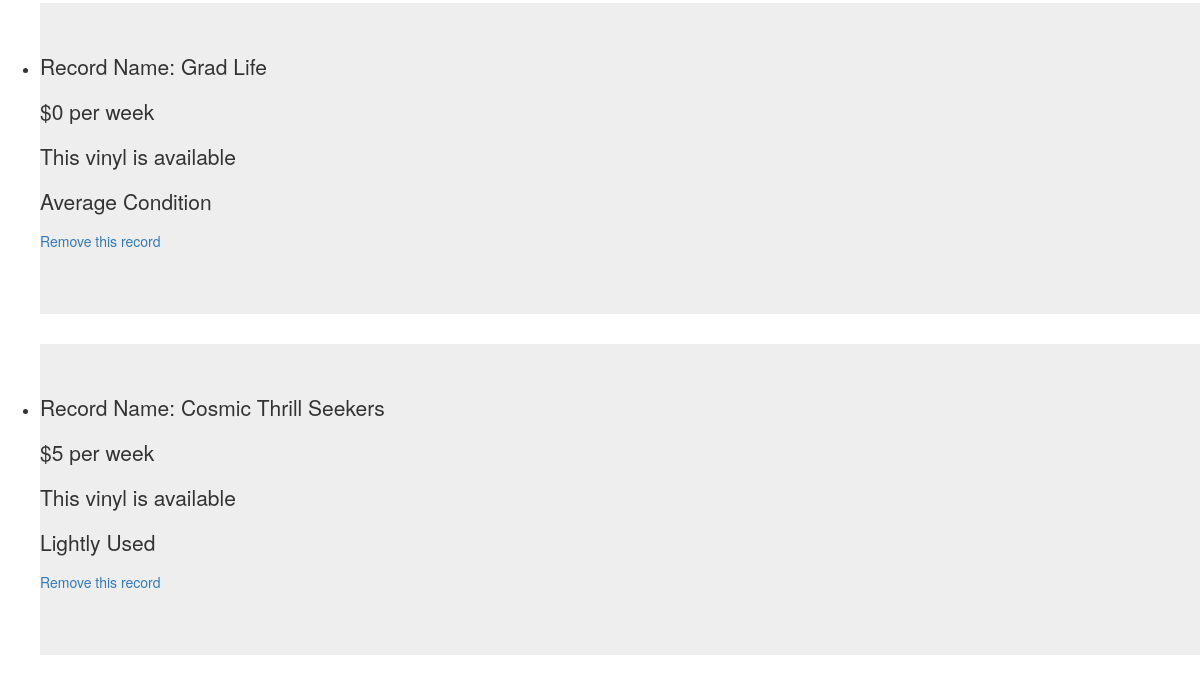
/ (lower part), run on an earlier commit of the app's database.
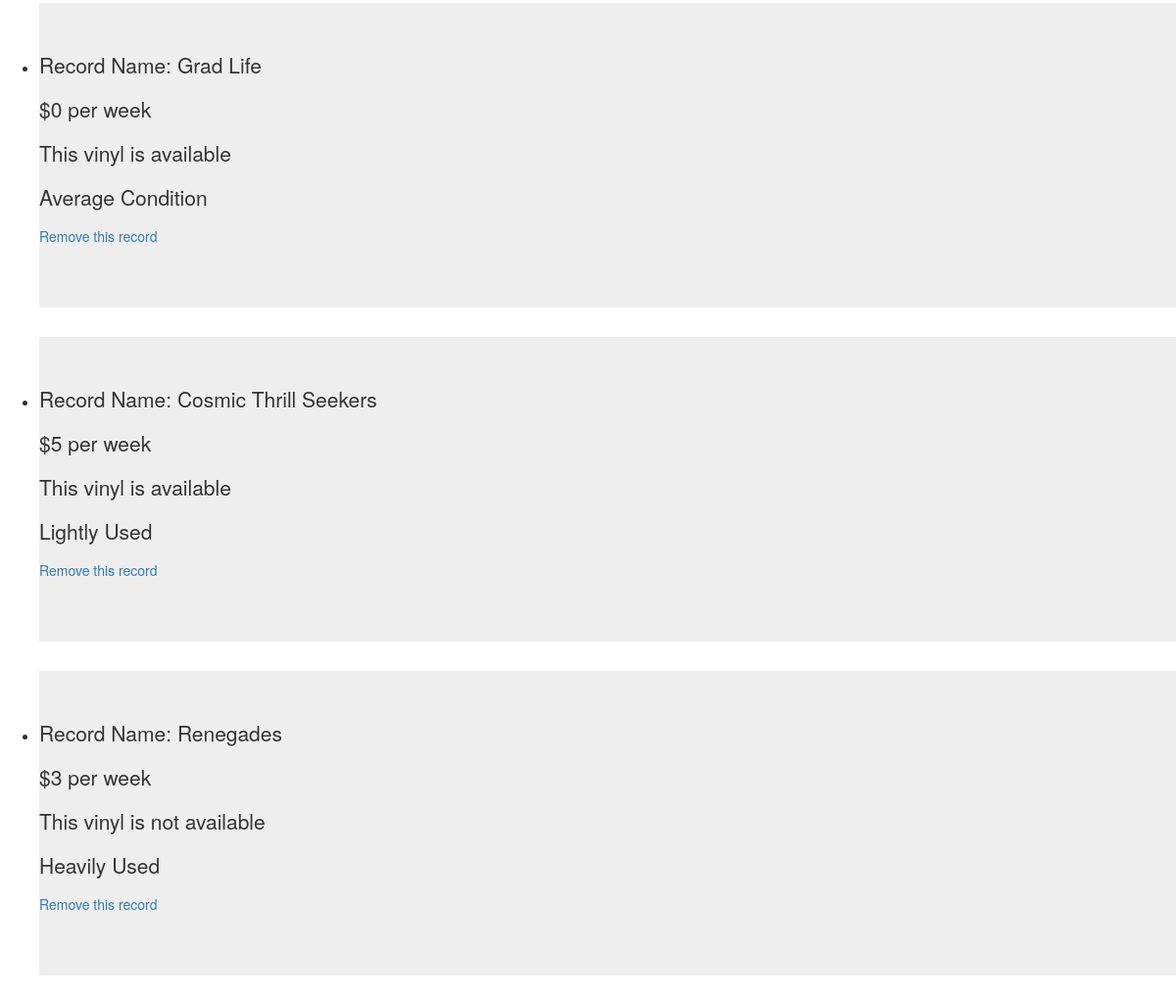
And on a later commit of the database.
### records/models.py (models this page shows, shortened)
class Records(models.Model):
    MINT = 'MINT'
    LIGHT = 'LIGHTLY'
    AVG = 'AVERAGE'
    HEAVY = 'HEAVILY'
    CONDITION_CHOICES = [
        (MINT, 'Mint'),
        (LIGHT, 'Light'),
        (AVG, 'Average'),
        (HEAVY, 'Heavy'),
    ]
    name = models.CharField(max_length=50)
    condition = models.CharField(max_length=10, choices=CONDITION_CHOICES, default = AVG)
    is_available = models.BooleanField(default=True)
    price = models.IntegerField(default=0)

### records/views.py (the view)
# urls.py: path("", views.index, name='index'),
def index(request):
    record_list = Records.objects.all()
    context = {
        'record_list': record_list,
    }
    return render(request, 'records/index.html', context)

### records/templates/records/index.html (shortened to what this page needs)
{% extends 'records/base.html' %}
{% load static %}
{% block content %}
  <ul>
    {% for records in record_list %}
    <div class="jumbotron">
      <li>
        <p>Record Name: {{records.name}}</p>
        <p>${{records.price}} per week</p>
        {% ifequal records.is_available True %}
          <p>This vinyl is available</p>
        {% endifequal %}
        {% ifequal records.is_available False %}
          <p>This vinyl is not available</p>
        {% endifequal %}
        {% ifequal records.condition 'LIGHTLY' %}
          <p>Lightly Used</p>
        {% endifequal %}
        {% ifequal records.condition 'AVERAGE' %}
          <p>Average Condition</p>
        {% endifequal %}
        {% ifequal records.condition 'HEAVILY' %}
          <p>Heavily Used</p>
        {% endifequal %}
        <a href="{% url 'records:delete'  records.id %}"<p>Remove this record</p></a>
      </li>
    </div>
    {% endfor %}
  </ul>
{% endblock %}

What changed in the data, as far as the page shows it:
added Records: name "Renegades", price "3"
